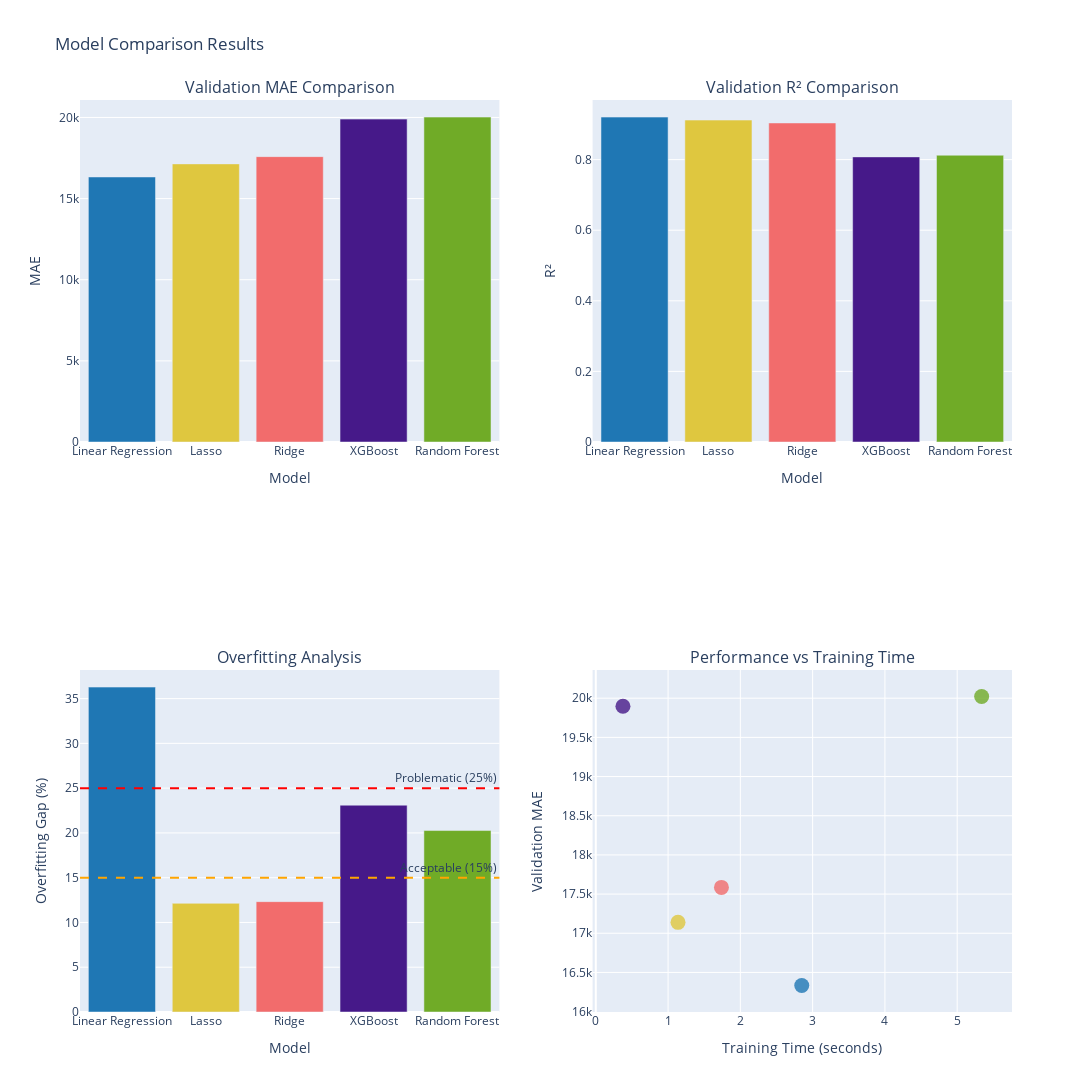

The notebook cell this image was saved under:
### Code cell
# Visualize the results
create_comparison_plots(df_results)
plot_train_vs_valid_residuals(results, X_train, X_valid, y_train, y_valid)

### Figure 1 — Plotly figure (JSON) as saved in the notebook; plotly's stock layout.template omitted (floating-point values rounded to 4 significant figures)
{"data": [{"marker": {"color": ["#1f77b4", "#dfc73f", "#f26c6c", "#461989", "#70ab27"]}, "name": "Valid MAE", "showlegend": false, "type": "bar", "x": ["Linear Regression", "Lasso", "Ridge", "XGBoost", "Random Forest"], "xaxis": "x", "y": [16330.0, 17140.0, 17590.0, 19900.0, 20020.0], "yaxis": "y"}, {"marker": {"color": ["#1f77b4", "#dfc73f", "#f26c6c", "#461989", "#70ab27"]}, "name": "Valid R²", "showlegend": false, "type": "bar", "x": ["Linear Regression", "Lasso", "Ridge", "XGBoost", "Random Forest"], "xaxis": "x2", "y": [0.9204, 0.912, 0.9038, 0.8077, 0.8124], "yaxis": "y2"}, {"marker": {"color": ["#1f77b4", "#dfc73f", "#f26c6c", "#461989", "#70ab27"]}, "name": "Overfitting Gap", "showlegend": false, "type": "bar", "x": ["Linear Regression", "Lasso", "Ridge", "XGBoost", "Random Forest"], "xaxis": "x3", "y": [36.28, 12.14, 12.32, 23.09, 20.27], "yaxis": "y3"}, {"customdata": [[0.9388, 0.9204, 36.28], [0.8709, 0.912, 12.14], [0.8495, 0.9038, 12.32], [0.8541, 0.8077, 23.09], [0.8488, 0.8124, 20.27]], "hovertemplate": "<b>%{text}</b><br>Training Time: %{x:.1f} seconds<br>Validation MAE: %{y:.0f}<br>Train R²: %{customdata[0]:.3f}<br>Valid R²: %{customdata[1]:.3f}<br>Overfitting Gap: %{customdata[2]:.1f}%<br><extra></extra>", "marker": {"color": ["#1f77b4", "#dfc73f", "#f26c6c", "#461989", "#70ab27"], "opacity": 0.8, "size": 15}, "mode": "markers", "name": "Models", "showlegend": false, "text": ["Linear Regression", "Lasso", "Ridge", "XGBoost", "Random Forest"], "type": "scatter", "x": [2.85, 1.137, 1.738, 0.3757, 5.339], "xaxis": "x4", "y": [16330.0, 17140.0, 17590.0, 19900.0, 20020.0], "yaxis": "y4"}], "layout": {"annotations": [{"font": {"size": 16}, "showarrow": false, "text": "Validation MAE Comparison", "x": 0.225, "xanchor": "center", "xref": "paper", "y": 1, "yanchor": "bottom", "yref": "paper"}, {"font": {"size": 16}, "showarrow": false, "text": "Validation R² Comparison", "x": 0.775, "xanchor": "center", "xref": "paper", "y": 1, "yanchor": "bottom", "yref": "paper"}, {"font": {"size": 16}, "showarrow": false, "text": "Overfitting Analysis", "x": 0.225, "xanchor": "center", "xref": "paper", "y": 0.375, "yanchor": "bottom", "yref": "paper"}, {"font": {"size": 16}, "showarrow": false, "text": "Performance vs Training Time", "x": 0.775, "xanchor": "center", "xref": "paper", "y": 0.375, "yanchor": "bottom", "yref": "paper"}, {"showarrow": false, "text": "Acceptable (15%)", "x": 1, "xanchor": "right", "xref": "x3 domain", "y": 15, "yanchor": "bottom", "yref": "y3"}, {"showarrow": false, "text": "Problematic (25%)", "x": 1, "xanchor": "right", "xref": "x3 domain", "y": 25, "yanchor": "bottom", "yref": "y3"}], "height": 1200, "shapes": [{"line": {"color": "orange", "dash": "dash"}, "type": "line", "x0": 0, "x1": 1, "xref": "x3 domain", "y0": 15, "y1": 15, "yref": "y3"}, {"line": {"color": "red", "dash": "dash"}, "type": "line", "x0": 0, "x1": 1, "xref": "x3 domain", "y0": 25, "y1": 25, "yref": "y3"}], "showlegend": false, "title": {"text": "Model Comparison Results"}, "width": 1200, "xaxis": {"anchor": "y", "domain": [0, 0.45], "title": {"text": "Model"}}, "xaxis2": {"anchor": "y2", "domain": [0.55, 1], "title": {"text": "Model"}}, "xaxis3": {"anchor": "y3", "domain": [0, 0.45], "title": {"text": "Model"}}, "xaxis4": {"anchor": "y4", "domain": [0.55, 1], "title": {"text": "Training Time (seconds)"}}, "yaxis": {"anchor": "x", "domain": [0.625, 1], "title": {"text": "MAE"}}, "yaxis2": {"anchor": "x2", "domain": [0.625, 1], "title": {"text": "R²"}}, "yaxis3": {"anchor": "x3", "domain": [0, 0.375], "title": {"text": "Overfitting Gap (%)"}}, "yaxis4": {"anchor": "x4", "domain": [0, 0.375], "title": {"text": "Validation MAE"}}}}
